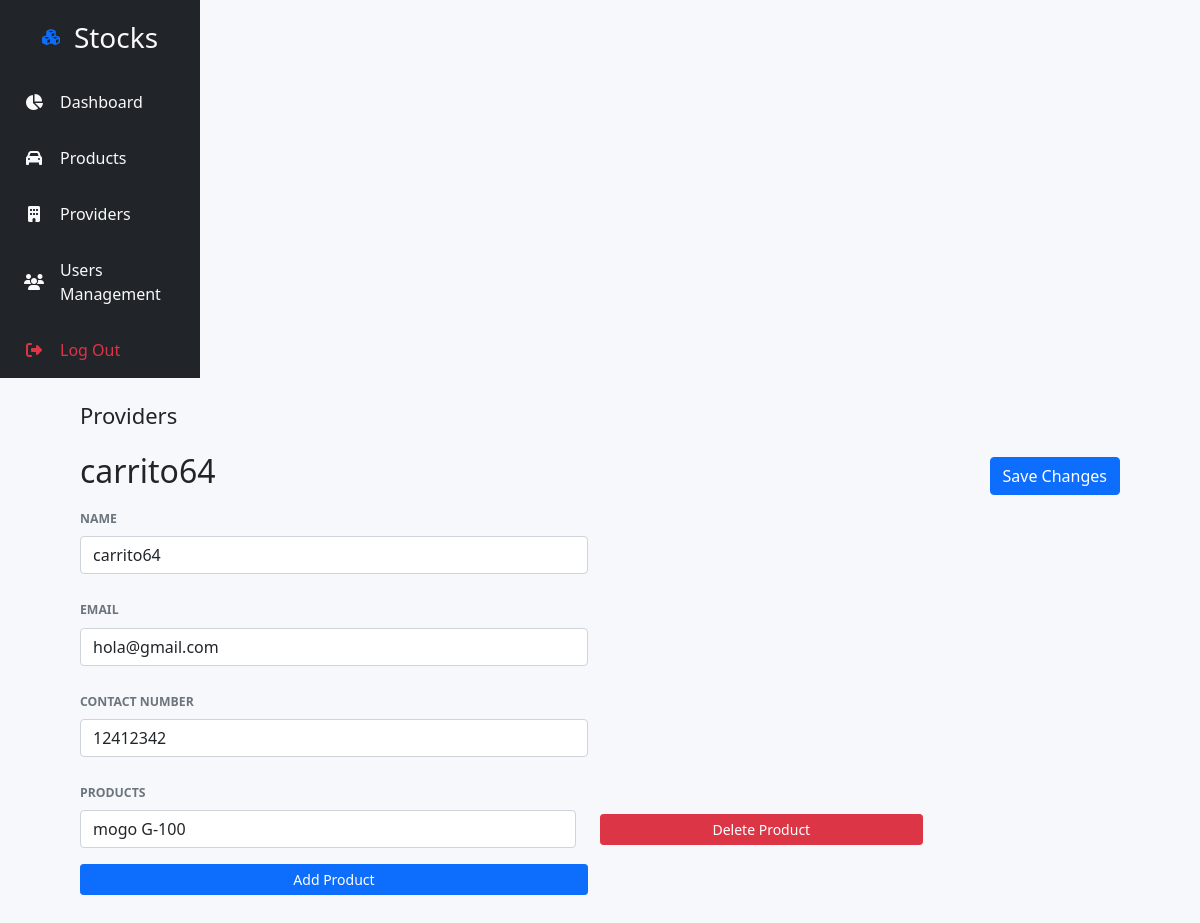
The app's page /provider/17/edit (signed in) with its own data.
### tables this page shows
CREATE TABLE providers (id INTEGER PRIMARY KEY AUTOINCREMENT, name TEXT NOT NULL, product TEXT NOT NULL, email TEXT UNIQUE NOT NULL, contact_number TEXT NOT NULL);

CREATE TABLE products (id INTEGER PRIMARY KEY AUTOINCREMENT, name TEXT NOT NULL, description TEXT NOT NULL, minimum_stock INT NOT NULL, current_stock INT NOT NULL);

### routes.py (the view)
    @app.route("/provider/<int:id>/edit")
    @login_required
    def editProvider(id):
        con = sqlite3.connect("stocks.db")
        con.row_factory = sqlite3.Row
        cur = con.cursor()
        cur.execute("select * FROM providers WHERE id = ?", (id,))
        provider = cur.fetchone()
        productsQuery = """SELECT * from products"""
        cur.execute(productsQuery)
        products = cur.fetchall()
        return render_template('provider_edit.html', provider=provider, products=products )

### app.py (called while the page is built)
@login_manager.user_loader
def load_user(user_id):
    for user in users:
        if user.id == user_id:
            return user
    return None

### templates/provider_edit.html
{% extends '_base.html' %}
{% import '_components.html' as components %}
{% block content %}
    <div class="container-fluid">
        <div class="row vh-100">
            {{ components.sidebar() }}
            <div class="container p-0">
                {{ components.header('Providers') }}
                <form action="/updatedprovider/{{provider.id}}" method="post" class="py-3">
                    <div class="d-flex align-items-center">
                        <h2 class="title flex-fill">{{ provider.name }}</h2>
                        <input type="submit" class="btn btn-primary" value="Save Changes">
                    </div>
                    {{ components.formField('form-name', 'Name', 'NameProvider', provider.name) }}
                    {{ components.formField('form-email', 'email','EmailProvider', provider.email) }}
                    {{ components.formField('form-phone-number', 'contact number','ContactNumber', provider.contact_number) }}
                    <div class="row mb-3">
                        <p class="text-muted text-uppercase small fw-bold my-2"><small>
                            products
                        </small></p>
                    {% for product in products %}
                        {% if product.name == provider.product %}
                            <div class="row mb-3">
                                <div class="col-12 col-md-6 mb-3 mb-md-0">
                                    <input type="text" class="form-control" id="form-provider1" value="{{ product.name }}">
                                </div>
                                <div class="d-grid gap-2 col-12 col-md-4 align-items-center">
                                    <a href="/product/{{product['id']}}/delete" class="btn btn-danger btn-sm" type="button">Delete Product</a>
                                </div>
                            </div>
                        {% endif %}
                    {% endfor %}
                        <div class="d-grid gap-2 col-12 col-md-6">
                            <a href="/product/new"class="btn btn-primary btn-sm" type="button">Add Product</a>
                        </div>
                    </div>
                </form>
            </div>
        </div>
    </div>
{% endblock %}

### templates/_components.html (shortened to what this page needs)
{% macro formField(id, label, name, value) -%}
    <div class="row mb-3">
        <p class="text-muted text-uppercase small fw-bold my-2"><small>
            {{ label }}
        </small></p>
        <div class="col-12 col-md-6">
            <input type="text" class="form-control" id="{{ id }}" name="{{ name }}" value="{{ value }}">
        </div>
    </div>
{%- endmacro %}
{% macro navItem(label, faCode, href) -%}
    <li class="nav-item pb-3">
        <a class="nav-link text-light" href="{{ href }}">
            <div class="d-flex align-items-center">
                <i class="fa {{ faCode }} fa-fw"></i>
                <p class="px-3 m-0">{{ label }}</p>
            </div>
        </a>
    </li>
{%- endmacro %}
{% macro sidebar() -%}
    <div class="col-2 bg-dark align-items-stretch pt-3 px-2" >
        {{ brand() }}
        <ul class="nav nav-pills flex-column">
            {{ navItem('Dashboard', 'fa-pie-chart', 'resumes') }}
            {{ navItem('Products', 'fa-automobile', 'products/search') }}
            {{ navItem('Providers', 'fa-building', 'providers/search') }}
            {{ navItem('Users Management', 'fa-users', 'users/search') }}
            <li class="nav-item pb-2">
                <a class="nav-link text-danger" href="{{ url_for('logout') }}">
                <div class="d-flex align-items-center">
                    <i class="fa fa-sign-out fa-fw"></i>
                    <p class="px-3 m-0">Log Out</p>
                </div>
                </a>
            </li>
        </ul>
    </div>
{%- endmacro %}
{% macro header(namePage) -%}
    <header>
        <div class="d-flex justify-content-between pt-4">
            <h2 class="font-22">{{namePage}}</h2>
        </div>
    </header>
{%- endmacro %}
{% macro brand(isDark = True) -%}
    {% if isDark %}
        <a class="nav-link text-danger p-0" href="/">
            <div class="d-flex text-light justify-content-center align-items-center pb-4">
                <i class="fa fa-cubes fa-fw text-primary px-3" aria-hidden="true"></i>
                <p class="px-3 m-0 fs-3 ">Stocks</p>
            </div>
        </a>
    {% endif %}
{%- endmacro %}

### static/css/main.css (style rules this page uses)
body { margin: 0; padding: 0; background-color: #F7F8FC !important; }
.container { max-width: 1040px !important; }
.font-22 { font-size: 22px !important; }

### records on screen
providers: name "carrito64", NameProvider "carrito64", EmailProvider "hola@gmail.com", ContactNumber "12412342"
products: name "mogo G-100"

### other values on screen
{{ label }} "Dashboard Products Providers Users Management"
{{ namePage }} "Providers"
{{ label }} "NAME EMAIL CONTACT NUMBER"
